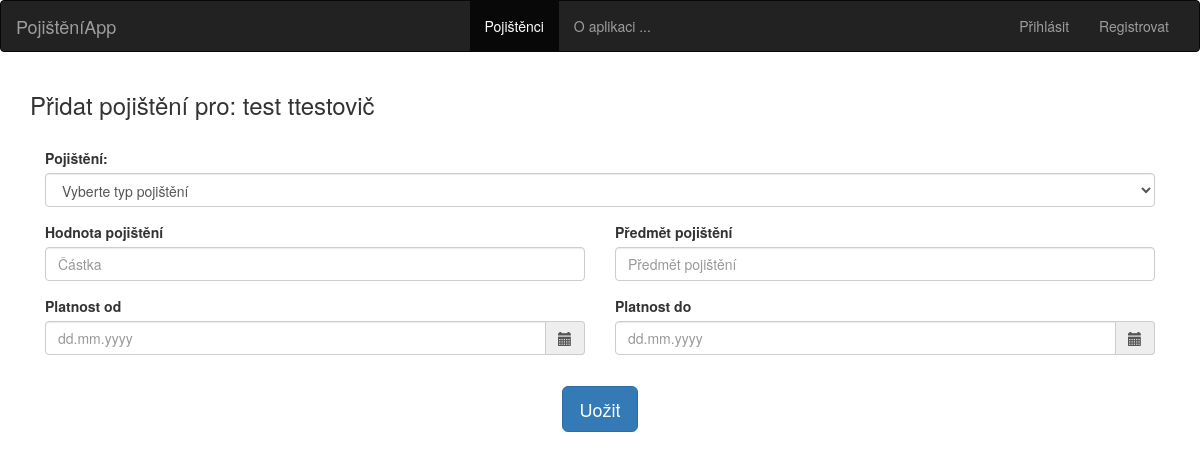
Before: /pojisteni/7 with the older database file.
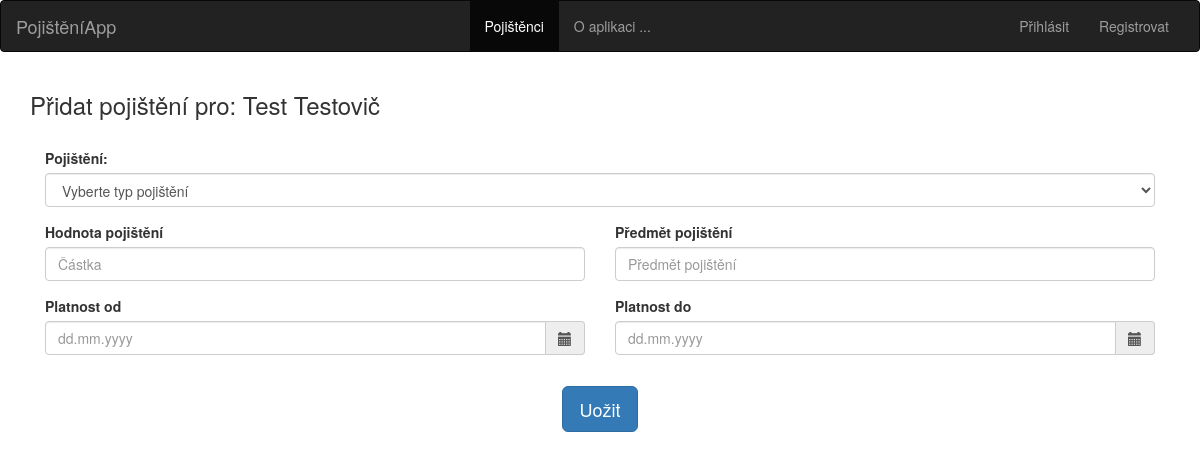
After: the same page with the newer database file.
### tables this page shows
CREATE TABLE pojistenci (
    id integer primary key autoincrement,
    jmeno integer not null,
    prijmeni  integer not null,
    adresa  integer not null,
    mesto  integer not null,
    psc  integer not null,
    telefon  integer not null,
    email  integer not null
);

### app.py (the view)
@app.route('/pojisteni/<int:id>', methods=['POST', 'GET'])
def pojisteni(id):
    db = connect_db()
    cur = db.execute('SELECT pojisteni FROM typ_pojisteni')
    result = cur.fetchall()
    cur_pojistenec = db.execute('SELECT id, jmeno, prijmeni FROM pojistenci WHERE id=?', [id])
    result_pojistenec = cur_pojistenec.fetchone()
    return render_template('pojisteni.html', page_title = 'Pojištění', pojisteni = result, pojistenec=result_pojistenec)

### app.py (called while the page is built)
def connect_db():
    sql = sqlite3.connect('/home/honza/Dokumenty/Python_Flask_Udemy/IT_Network_ZP_Plna_verze/pojisteni.db')
    sql.row_factory = sqlite3.Row
    return sql

### templates/pojisteni.html (shortened to what this page needs)
{% extends 'base.html' %}
{% block body %}
<div class="container">
    <h3 class="">Přidat pojištění pro: {{ pojistenec['jmeno'] }} {{ pojistenec['prijmeni'] }}</h3>
    <form method="POST" action="{{ url_for('pojistenci_detail', id=pojistenec['id']) }}">
        <div class="container">
            <br/>
        </div>
        <div class="form-row">
            <div class="form-group col-md-12">
                <label for="sel1">Pojištění:</label>
                <select name="typ_pojisteni" class="custom-select form-control" id="sel1"
                        placeholder="Vyberte typ pojištění" required>
                    <option selected disabled>Vyberte typ pojištění</option>
                </select>
            </div>
        </div>
        <div class="form-row">
            <div class="form-group col-md-6">
                <label for="inputEmail4">Hodnota pojištění</label>
                <input type="number" name="castka_pojisteni" class="form-control" id="inputEmail4" placeholder="Částka"
                       required>
            </div>
            <div class="form-group col-md-6">
                <label for="inputPassword4">Předmět pojištění</label>
                <input type="text" name="predmet_pojisteni" class="form-control" id="inputPassword4"
                       placeholder="Předmět pojištění">
            </div>
        </div>
        <div class="form-row">
            <div class="form-group col-md-6">
                <label for="inputAddress1">Platnost od</label>
                <div class='input-group date' id='datetimepicker1'>
                    <input type='text' class="form-control" name="platnost_od" placeholder="dd.mm.yyyy"
                           id="inputAddress1" required>
                    <span class="input-group-addon">
                            <span class="glyphicon glyphicon-calendar"></span>
                        </span>
                </div>
            </div>
            <div class="form-group col-md-6">
                <label for="inputAddress2">Platnost do</label>
                <div class='input-group date' id='datetimepicker2'>
                    <input type='text' class="form-control" name="platnost_do" placeholder="dd.mm.yyyy"
                           id="inputAddress2" required>
                    <span class="input-group-addon">
                            <span class="glyphicon glyphicon-calendar"></span>
                        </span>
                </div>
            </div>
        </div>
        <div class="form-row">
            <div class="form-group col-md-6">
            </div>
        </div>
        <div class="col-md-12">
            <div class="article_wrapper">
                <button class="btn btn-lg btn-primary" role="button">Uožit</button>
            </div>
        </div>
    </form>
</div>
{% endblock %}

Changed rows visible on the page:
changed pojistenci: jmeno "test" → "Test"; prijmeni "ttestovič" → "Testovič"
